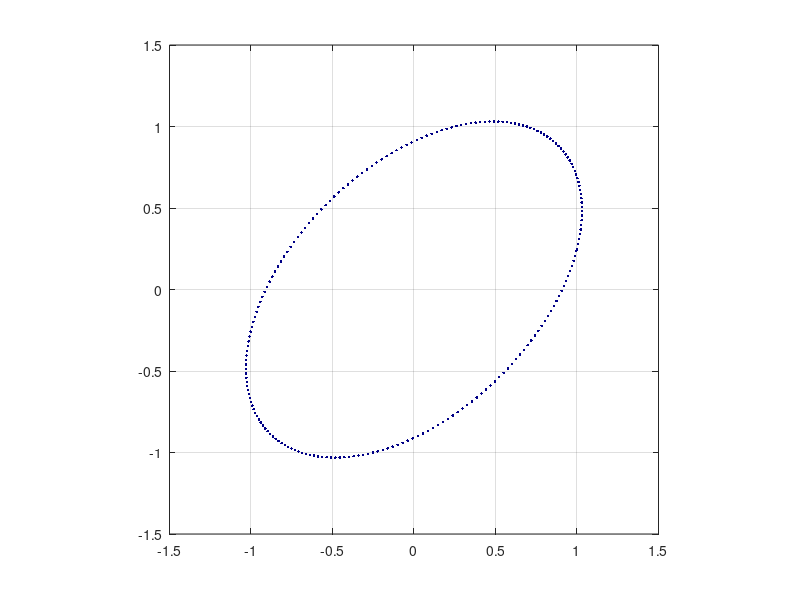

Here is the MATLAB script that generated this plot: (Note: this script raises an error after producing the figure.)
%% to create frames from gif
% gifsicle --unoptimize ../times_pol.gif | convert - frame-%d.png
%% wave polarizations animated
%angle parameter of the ring
theta = 0:0.03:2*pi;
%frequency of the wave
omega = 0.1;
% t time


figure();

n=1;
ii=1;
for ot=0:0.1:2*pi;
    % plus polarization
    h_plus = 0*cos(ot);
    h_times = 0.5*cos(ot);
    X = cos(theta) .* (1 + 0.5.*h_plus) + sin(theta).*(0.5.*h_times);
    Y = sin(theta) .* (1 - 0.5.*h_plus) + cos(theta).*(0.5.*h_times);

    CM = jet(150); % n+10 
    r=1;
    %for r=0.05:0.05:2
    plot(r.*X,r.*Y,'.','color',CM(n,:));%,ii.*ones(size(X))
    %hold on;
    %end
    grid on;
    %set(gca,'Visible','off')
    pbaspect([1 1 1]);
    %set(gca,'zticklabel',[])
    %set(gca,'xticklabel',[])
    %set(gca,'yticklabel',[])
    plot_f('','x','y',20);
    %xlabel('x');
    %ylabel('y');
    zlabel('t');
    %set(gca,'xtick',[])
    %set(gca,'ytick',[])
    %set(gca,'ztick',[])
    xlim([-2 2]);
    ylim([-2 2]);
    %pause(0.01)
    if ot==0
        gif('times_pol.gif','DelayTime',0.2,'LoopCount',5,'frame',gcf);
    else
    
    gif
    end

    %hold on;
    %n=n+1;
    clf;
    ii = ii + 0.2;
end





%% binary sources and GW
[C,ia,ib] = intersect(b4_p(:,1),b4_h(:,1));
t=C;
for n=1:10:length(C)
    
    subplot(2,2,1),
    plot(b4_p(ia(n),2),b4_p(ia(n),3),'.','MarkerSize',15);
    hold on;
    plot(-b4_p(ia(n),2),-b4_p(ia(n),3),'.','MarkerSize',15);
    %axis equal
        pbaspect([1 1 1]);

    xlim([-5 5]);
    ylim([-5 5]);
    plot_f('','$$x \; [M_{\odot}]$$','$$y \;[M_{\odot}]$$',16)
    grid on;
    
    subplot(2,2,2),
    % plus polarization
    h_plus = 200.*b4_h(ib(n),2);
    h_times = 200.*b4_h(ib(n),3);
    X = cos(theta) .* (1 + 0.5.*h_plus) + sin(theta).*(0.5.*h_times);
    Y = sin(theta) .* (1 - 0.5.*h_plus) + cos(theta).*(0.5.*h_times);
    plot(X,Y,'.');
    xlim([-2 2]);
    ylim([-2 2]);
        grid on;
            pbaspect([1 1 1]);


    
    
    subplot(2,2,[3,4]), 
    hold on;
    plot(b4_h(:,1),b4_h(:,2).*115/(100.*Mparsec),'r');
    plot(b4_h(:,1),b4_h(:,3).*115/(100.*Mparsec),'b');
    plot(t(n),b4_h(ib(n),2).*115/(100.*Mparsec),'or','MarkerSize',4,'MarkerFaceColor','m') ;   
    plot(t(n),b4_h(ib(n),3).*115/(100.*Mparsec),'or','MarkerSize',4,'MarkerFaceColor','m');
    xlim([0 400]);
        grid on;
plot_f('','$$t \,[M_{\odot}]$$','$$ h(t,r=100 Mpc) $$',16)
    s= {['$$h_+$$'],...
    ['$$h_{\times}$$']};
    legend_f(s);
    
    %pause(0.01)
    if n==1
        gif('bbh-b4.gif','DelayTime',0.2,'LoopCount',5,'frame',gcf);
    else
    
    gif
    end
    clf;

end

for n=ib(end):40:24849
    
    subplot(2,2,1),
    plot(0,0,'k.','MarkerSize',15);
    hold on;
    plot_f('','$$x \; [M_{\odot}]$$','$$y \;[M_{\odot}]$$',16)
xlim([-5 5]);
ylim([-5 5]);
    pbaspect([1 1 1]);

            grid on;

    
    subplot(2,2,2),
    h_plus = 200.*b4_h((n),2);
    h_times = 200.*b4_h((n),3);
    X = cos(theta) .* (1 + 0.5.*h_plus) + sin(theta).*(0.5.*h_times);
    Y = sin(theta) .* (1 - 0.5.*h_plus) + cos(theta).*(0.5.*h_times);
    plot(X,Y,'.');
    xlim([-2 2]);
    ylim([-2 2]);
        pbaspect([1 1 1]);
        grid on;
    
    subplot(2,2,[3,4]), 
    hold on;
    plot(b4_h(:,1),b4_h(:,2).*115/(100.*Mparsec),'r');
    plot(b4_h(:,1),b4_h(:,3).*115/(100.*Mparsec),'b');
    plot(b4_h(n,1),b4_h(n,2).*115/(100.*Mparsec),'or','MarkerSize',4,'MarkerFaceColor','m') ;   
    plot(b4_h(n,1),b4_h(n,3).*115/(100.*Mparsec),'or','MarkerSize',4,'MarkerFaceColor','m');
    xlim([0 400]);
            grid on;
    plot_f('','$$t \,[M_{\odot}]$$','$$ h(t,r=100 Mpc) $$',16)
    s= {['$$h_+$$'],...
    ['$$h_{\times}$$']};
    legend_f(s);
    %115*/(100.*Mparsec)
    
    %pause(0.01)
    gif
    clf;

end

%% travelling GW
%angle parameter of the ring
theta = 0:0.01:2*pi;
%frequency of the wave
omega = 3;
% t time

n=1;
ii=1;
z=0.5:0.07:15;
figure();
for t=0.01:0.05:2.0944
    % plus polarization
    

    plot3(0,2*cos(omega.*(t)),2*sin(omega.*(t)),'.','MarkerSize',20);
    hold on;
    plot3(0,-2*cos(omega.*(t)),-2*sin(omega.*(t)),'.','MarkerSize',20);
    axis equal
    CM = jet(250); % n+10 
    %for z=0.5:0.1:4;
    h_plus = -cos(2*omega.*(t-z ))./(z);
    h_times = -sin(2*omega.*(t-z ))./(z);
    %X = cos(theta) .* (1 + 0.5.*h_plus) + sin(theta).*(0.5.*h_times);
    %Y = sin(theta) .* (1 - 0.5.*h_plus) + cos(theta).*(0.5.*h_times);
    plot3(z,h_plus,0.*ones(size(z)));%,'.','color',CM(n,:));%z.*round(10*z)
    area(z,h_plus);

    plot3(z,0.*ones(size(z)),h_times); 
    fill3(z([1 1:end 1]),0.*ones(length(z)+2), [0 h_times 0], 'r');
    
    grid on;
    %set(gca,'Visible','off')
    pbaspect([1 1 1]);
    %set(gca,'zticklabel',[])
    %set(gca,'xticklabel',[])
    %set(gca,'yticklabel',[])
    %plot_f('','z','h',20);
    xlabel('z');
    ylabel('h_+');
    zlabel('h_\times');
    %set(gca,'xtick',[])
    %set(gca,'ytick',[])
    %set(gca,'ztick',[])
    xlim([0 6]);
    zlim([-2 2]);
    ylim([-2 2]);
    view(37.5000,30)
    %pause(0.00005)
    n=n+1;
    hold on;
    if t==0.01
        gif('gw_travelling.gif','DelayTime',0.2,'LoopCount',5,'frame',gcf);
    else
    
    gif
    end
    
    clf;
    ii = ii + 0.2;
end

